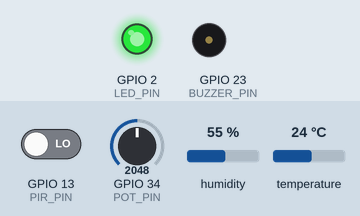
This sketch was run on a simulated ESP32. On the bench: output pins drawn as LEDs (lit = HIGH), buzzer (waves = sounding, pin HIGH). Inputs (shaded band) come from the test bench; at power-on: GPIO 34 (POT_PIN) = 2048, GPIO 13 (PIR_PIN) LOW, humidity 55 %, temperature 24 °C. WiFi joins after 1.5 s; servers stay silent unless stated; the local clock reads 2024-03-15 10:24:30 at power-on unless the sketch sets it; no MQTT or app messages arrive unless stated; what the sketch prints to the serial monitor is not drawn.

Above: at 2.7 s.
2.8 s: GPIO 34 (POT_PIN) set to 1459
At 5.4 s:
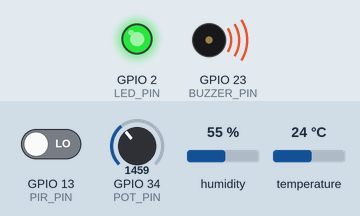
6.5 s: GPIO 34 (POT_PIN) set to 1358
At 10.4 s:
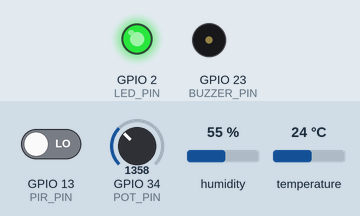
Timing chart, 0 to 11.9 s (numbered marks = the images above; inputs shaded):
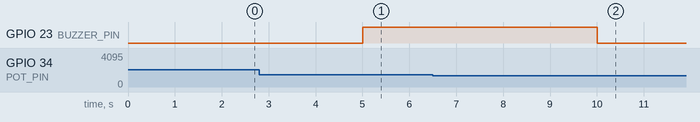

The sketch:

sketch.ino
```cpp
#include <WiFi.h>
#include <PubSubClient.h>
#include <ArduinoJson.h>
#include <DHT.h>
#include <time.h>

// Định nghĩa chân phần cứng
#define DHTPIN 15
#define DHTTYPE DHT22
#define POT_PIN 34       // Biến trở giả lập cảm biến tán xạ quang học bụi mịn SPS30 (0-4095)
#define PIR_PIN 13       // Cảm biến chuyển động hồng ngoại thụ động (PIR Motion Sensor)
#define BUZZER_PIN 23    // Còi chíp cảnh báo tại chỗ khi khói vượt ngưỡng
#define LED_PIN 2        // Đèn LED báo trạng thái kết nối

// Cấu hình mạng WiFi mô phỏng Wokwi
const char* ssid = "Wokwi-GUEST";
const char* password = "";

// Cấu hình MQTT Broker
const char* mqtt_server = "broker.hivemq.com";
const int mqtt_port = 1883;
const char* mqtt_client_id = "sfz-esp32-node-b5ctd";
const char* mqtt_topic_telemetry = "sfz/uet/UET1-3CT/telemetry";
const char* mqtt_topic_status = "sfz/uet/UET1-3CT/status";

DHT dht(DHTPIN, DHTTYPE);
WiFiClient espClient;
PubSubClient client(espClient);

// Biến trạng thái
unsigned long lastMsgTime = 0;
unsigned long lastPIRDetectionTime = 0;
long seqNumber = 1000;
const int TELEMETRY_INTERVAL_MS = 5000; // Chu kỳ phát 5 giây/lần theo hợp đồng

// Bộ đệm lưu trữ tạm thời khi mất kết nối mạng (Offline buffer):
// giữ nguyên bản tin đã đóng gói (kèm ts gốc) để gửi bù đúng giờ đo. 60 bản tin = 5 phút.
#define OFFLINE_CAPACITY 60
#define PACKET_SIZE 320
char offlineBuffer[OFFLINE_CAPACITY][PACKET_SIZE];
int offlineCount = 0;

// Giờ Việt Nam (UTC+7) lấy qua NTP để gắn trường ts theo hợp đồng
bool timeSynced() {
  return time(nullptr) > 1700000000;
}

// Thời điểm hiện tại dạng ISO 8601, VD 2026-10-20T22:10:05+07:00
void isoNow(char* out, size_t len) {
  time_t t = time(nullptr);
  struct tm local;
  localtime_r(&t, &local);
  strftime(out, len, "%Y-%m-%dT%H:%M:%S+07:00", &local);
}

void setup_wifi() {
  delay(10);
  Serial.println();
  Serial.print("[WiFi] Đang kết nối tới: ");
  Serial.println(ssid);

  WiFi.mode(WIFI_STA);
  WiFi.begin(ssid, password);

  int attempts = 0;
  while (WiFi.status() != WL_CONNECTED && attempts < 20) {
    delay(500);
    Serial.print(".");
    attempts++;
  }

  if (WiFi.status() == WL_CONNECTED) {
    Serial.println("\n[WiFi] Đã kết nối thành công!");
    Serial.print("[WiFi] Địa chỉ IP: ");
    Serial.println(WiFi.localIP());
    digitalWrite(LED_PIN, HIGH);
    configTime(7 * 3600, 0, "pool.ntp.org", "time.google.com");
    for (int i = 0; i < 20 && !timeSynced(); i++) delay(500);
    Serial.println(timeSynced() ? "[NTP] Đã đồng bộ giờ" : "[NTP] Chưa đồng bộ được giờ");
  } else {
    Serial.println("\n[WiFi] Không thể kết nối. Chuyển sang chế độ lưu đệm Offline.");
  }
}

void reconnect_mqtt() {
  while (!client.connected()) {
    Serial.print("[MQTT] Đang thử kết nối broker...");
    if (client.connect(mqtt_client_id)) {
      Serial.println(" Thành công!");
      // Gửi bản tin Heartbeat Online
      StaticJsonDocument<192> doc;
      char statusTs[32];
      isoNow(statusTs, sizeof(statusTs));
      doc["node_id"] = "UET1-3CT";
      doc["status"] = "online";
      doc["ts"] = statusTs;
      doc["fw"] = "0.3.0";
      doc["ip"] = WiFi.localIP().toString();
      char buffer[192];
      serializeJson(doc, buffer);
      client.publish(mqtt_topic_status, buffer);

      // Gửi bù các bản tin trong bộ nhớ đệm (Flush offline buffer)
      if (offlineCount > 0) {
        Serial.printf("[Buffer] Bắt đầu gửi bù %d bản tin tồn đọng...\n", offlineCount);
        for (int i = 0; i < offlineCount; i++) {
          // Giữ nguyên ts gốc lúc đo, chỉ bật cờ late
          StaticJsonDocument<PACKET_SIZE> bDoc;
          deserializeJson(bDoc, offlineBuffer[i]);
          bDoc["late"] = true;
          char bBuffer[PACKET_SIZE];
          serializeJson(bDoc, bBuffer);
          client.publish(mqtt_topic_telemetry, bBuffer);
          delay(50);
        }
        offlineCount = 0;
      }
    } else {
      Serial.print(" Thất bại, rc=");
      Serial.print(client.state());
      Serial.println(" Thử lại sau 3 giây...");
      delay(3000);
      break;
    }
  }
}

void setup() {
  Serial.begin(115200);
  pinMode(PIR_PIN, INPUT);
  pinMode(BUZZER_PIN, OUTPUT);
  pinMode(LED_PIN, OUTPUT);
  digitalWrite(BUZZER_PIN, LOW);
  digitalWrite(LED_PIN, LOW);

  dht.begin();
  setup_wifi();
  client.setServer(mqtt_server, mqtt_port);
  Serial.println("=================================================");
  Serial.println(" [SFZ Firmware v0.3.0] ESP32 Smoke Sensor Node");
  Serial.println(" Nút giám sát: UET1-3CT (Chiếu nghỉ F3 toà UET1)");
  Serial.println("=================================================");
}

void loop() {
  if (WiFi.status() == WL_CONNECTED) {
    if (!client.connected()) {
      reconnect_mqtt();
    }
    client.loop();
  }

  // Đọc cảm biến chuyển động hồng ngoại PIR
  bool currentPIR = digitalRead(PIR_PIN);
  if (currentPIR) {
    lastPIRDetectionTime = millis();
  }
  int presenceAgeSeconds = (millis() - lastPIRDetectionTime) / 1000;

  unsigned long now = millis();
  if (now - lastMsgTime > TELEMETRY_INTERVAL_MS) {
    lastMsgTime = now;
    seqNumber++;

    // 1. Đọc cảm biến nhiệt độ & độ ẩm DHT22
    float humidity = dht.readHumidity();
    float temperature = dht.readTemperature();
    if (isnan(humidity) || isnan(temperature)) {
      humidity = 65.0;
      temperature = 28.0;
    }

    // 2. Đọc biến trở giả lập cảm biến tán xạ quang học SPS30
    int potValue = analogRead(POT_PIN); // 0 - 4095
    // Ánh xạ sang nồng độ PM2.5 (ug/m3): Mức nền 5 - 15, khi vặn biến trở vọt lên 35 - 150
    float pm25 = map(potValue, 0, 4095, 8, 160);
    float pm1 = pm25 * 0.7;
    float pm10 = pm25 * 1.15;
    float nc = pm25 * 12.0;
    float typ_size = 0.42;

    // 3. Cảnh báo tại chỗ qua còi Buzzer nếu nồng độ khói vượt ngưỡng khẩn cấp (> 60 ug/m3)
    if (pm25 >= 60.0) {
      digitalWrite(BUZZER_PIN, HIGH);
    } else {
      digitalWrite(BUZZER_PIN, LOW);
    }

    // 4. Đóng gói JSON theo đúng Hợp đồng 1 (Telemetry Contract)
    if (!timeSynced()) {
      Serial.println("[Telemetry] Chờ đồng bộ giờ NTP, bỏ qua bản tin này");
      return;
    }
    char ts[32];
    isoNow(ts, sizeof(ts));
    StaticJsonDocument<PACKET_SIZE> doc;
    doc["node_id"] = "UET1-3CT";
    doc["ts"] = ts;
    doc["seq"] = seqNumber;
    doc["pm1"] = round(pm1 * 10) / 10.0;
    doc["pm25"] = round(pm25 * 10) / 10.0;
    doc["pm10"] = round(pm10 * 10) / 10.0;
    doc["nc"] = round(nc);
    doc["typ_size"] = typ_size;
    doc["temp"] = round(temperature * 10) / 10.0;
    doc["rh"] = round(humidity * 10) / 10.0;
    doc["presence"] = currentPIR;
    doc["presence_age"] = presenceAgeSeconds;
    doc["rssi"] = WiFi.status() == WL_CONNECTED ? WiFi.RSSI() : -99;
    doc["fw"] = "0.3.0";
    doc["late"] = false;

    char jsonBuffer[PACKET_SIZE];
    serializeJson(doc, jsonBuffer);

    if (client.connected()) {
      client.publish(mqtt_topic_telemetry, jsonBuffer);
      Serial.printf("[Telemetry Sent] Seq: %ld | PM2.5: %.1f ug/m3 | PIR: %s | Còi: %s\n",
                    seqNumber, pm25, currentPIR ? "Có người" : "Không", pm25 >= 60.0 ? "BẬT" : "Tắt");
    } else {
      // Mất mạng -> Lưu vào bộ nhớ đệm
      if (offlineCount < OFFLINE_CAPACITY) {
        strncpy(offlineBuffer[offlineCount], jsonBuffer, PACKET_SIZE - 1);
        offlineBuffer[offlineCount][PACKET_SIZE - 1] = '\0';
        offlineCount++;
        Serial.printf("[Offline Buffer] Đã lưu bản tin %ld vào bộ đệm (Hiện có %d bản tin)\n", seqNumber, offlineCount);
      }
    }
  }
}
```

Measured:
- the behaviour switches between 1401 and 1400 on GPIO 34 (POT_PIN) (found by bisection; images 1 and 2)
- after the input at 6.5 s, GPIO 23 (BUZZER_PIN): HIGH → LOW after 3.5 s
